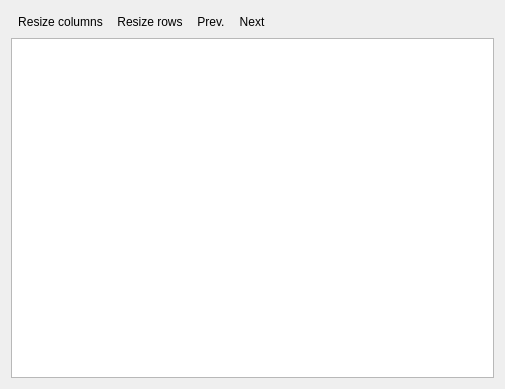
<?xml version="1.0" encoding="UTF-8"?>
<ui version="4.0">
 <class>Form</class>
 <widget class="QWidget" name="Form">
  <property name="geometry">
   <rect>
    <x>0</x>
    <y>0</y>
    <width>505</width>
    <height>389</height>
   </rect>
  </property>
  <property name="windowTitle">
   <string>Form</string>
  </property>
  <layout class="QGridLayout" name="gridLayout">
   <item row="0" column="0">
    <layout class="QHBoxLayout" name="horizontalLayout">
     <property name="spacing">
      <number>0</number>
     </property>
     <item>
      <widget class="QToolButton" name="resizeColumnsToolButton">
       <property name="toolTip">
        <string>Autoresize columns width to fit contents</string>
       </property>
       <property name="statusTip">
        <string>Autoresize columns width to fit contents</string>
       </property>
       <property name="whatsThis">
        <string>Autoresize columns width to fit contents</string>
       </property>
       <property name="text">
        <string>Resize columns</string>
       </property>
       <property name="icon">
        <iconset theme="resizecol"/>
       </property>
       <property name="autoRaise">
        <bool>true</bool>
       </property>
      </widget>
     </item>
     <item>
      <widget class="QToolButton" name="resizeRowsToolButton">
       <property name="toolTip">
        <string>Autoresize rows height to fit contents</string>
       </property>
       <property name="statusTip">
        <string>Autoresize rows height to fit contents</string>
       </property>
       <property name="whatsThis">
        <string>Autoresize rows height to fit contents</string>
       </property>
       <property name="text">
        <string>Resize rows</string>
       </property>
       <property name="icon">
        <iconset theme="resizerow"/>
       </property>
       <property name="autoRaise">
        <bool>true</bool>
       </property>
      </widget>
     </item>
     <item>
      <widget class="QToolButton" name="prevSliceToolbutton">
       <property name="toolTip">
        <string>Previous frame of data</string>
       </property>
       <property name="text">
        <string>Prev.</string>
       </property>
       <property name="icon">
        <iconset theme="go-previous"/>
       </property>
       <property name="autoRaise">
        <bool>true</bool>
       </property>
      </widget>
     </item>
     <item>
      <widget class="QToolButton" name="nextSliceToolButton">
       <property name="toolTip">
        <string>Next frame of data</string>
       </property>
       <property name="text">
        <string>Next</string>
       </property>
       <property name="icon">
        <iconset theme="go-next"/>
       </property>
       <property name="autoRaise">
        <bool>true</bool>
       </property>
      </widget>
     </item>
     <item>
      <spacer name="horizontalSpacer">
       <property name="orientation">
        <enum>Qt::Orientation::Horizontal</enum>
       </property>
       <property name="sizeHint" stdset="0">
        <size>
         <width>40</width>
         <height>20</height>
        </size>
       </property>
      </spacer>
     </item>
    </layout>
   </item>
   <item row="1" column="0">
    <widget class="QTableView" name="tableView"/>
   </item>
  </layout>
 </widget>
 <resources/>
 <connections/>
</ui>
